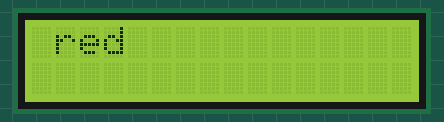
A sketch run on a simulated Arduino Uno, built with avr-gcc and run on an emulated ATmega328P. On the bench: 16×2 character LCD.

Above: at 0.22 s.
At 0.83 s:
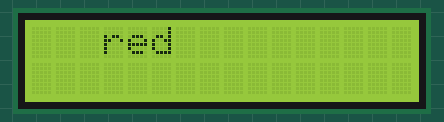
At 1.44 s:
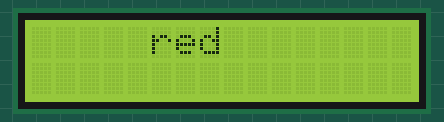
At 2.67 s:
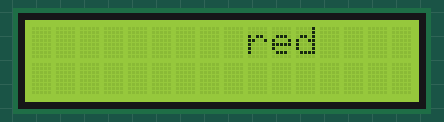
At 3.9 s:
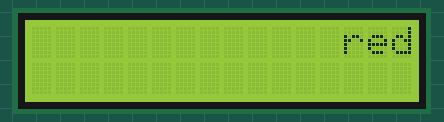
At 5.12 s:
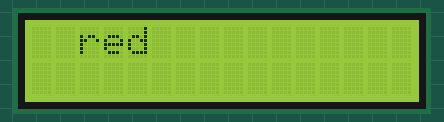

The sketch:

20210814_for_lcd.ino
```cpp
#include <LiquidCrystal_I2C.h>

LiquidCrystal_I2C lcd(0x27,16,2);

void setup() {
  lcd.init();
  lcd.backlight();

}

void loop() {
 for(int a = 1;a<16;a++){
  lcd.setCursor(a,0);
  lcd.print("red");
  delay(300);
  lcd.clear();


  }
}
```

Measured:
- by itself, everything shown: repeats every 4.6 s, in 16 steps
